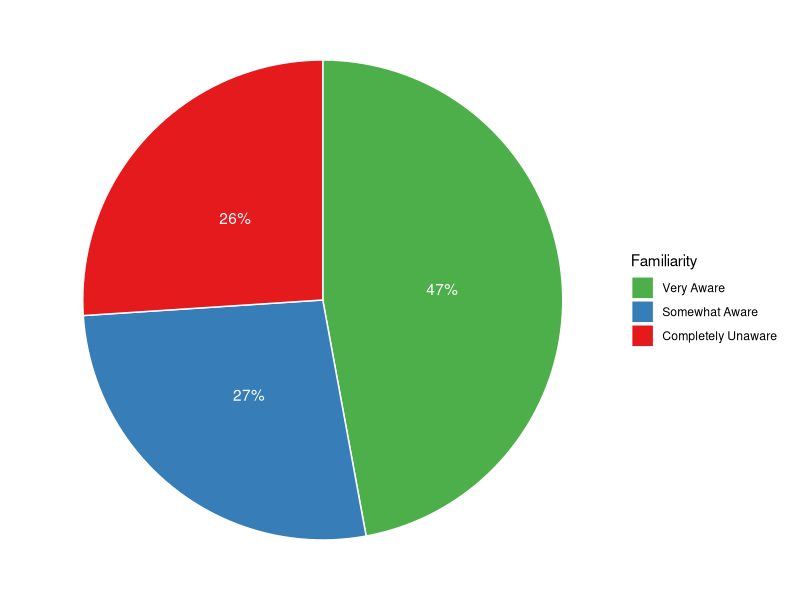

Generate this figure with R: (Note: this script raises an error after producing the figure.)
## ---- chunk 1
knitr::opts_chunk$set(fig.align = "center", out.width="60%", out.height="60%", echo = FALSE, message = FALSE, warning = FALSE)
## ---- chunk 2
#load libraries
#tidyverse for plots
library(tidyverse)
#knitr to use kable() for table 1
library(knitr)

#load data
#data for figure 1
data1 <- read_csv("../data/figure-1-data.csv", col_types="fi")
#data for figure 3
data3 <- read_csv("../data/figure-3-data.csv", col_types="fi") 
#data for table 1
table1 <- read_csv("../data/table.csv")

## ---- chunk 3


pie_data <- data1 %>%
  mutate(proportion=count/sum(count)) %>%
  arrange(desc(proportion)) %>%
  mutate(lab.ypos = cumsum(proportion) - 0.5*proportion)

ggplot(pie_data, aes(x=2, y=proportion, fill=familiarity)) +
  geom_bar(stat="identity", color="white") +
  coord_polar(theta="y", start=0) +
  geom_text(aes(y=lab.ypos, label=paste(round(proportion*100), "%", sep="")), color="white") +
  scale_fill_brewer(palette="Set1", name="Familiarity", guide=guide_legend(reverse=TRUE)) +
  theme_void()
## ---- chunk 4

# use kable to create better table
kable(table1, caption="TABLE 1 - Major challenges to rigor observed in shared resources")

## ---- chunk 5
include_graphics("../figs/fig2_paper.jpg")

## ---- chunk 6

data3 %>%
  mutate(procedure=fct_reorder(procedure, responses)) %>%
  ggplot(data, mapping = aes(x=procedure, y=responses)) +
    geom_bar(stat="identity", fill="#377eb8") +
    coord_flip() +
    scale_x_discrete(labels = function(x) str_wrap(x, width=30)) +
    xlab("Procedures/Activities Cores Would Like To Implement") +
    ylab("Number of Responses")

